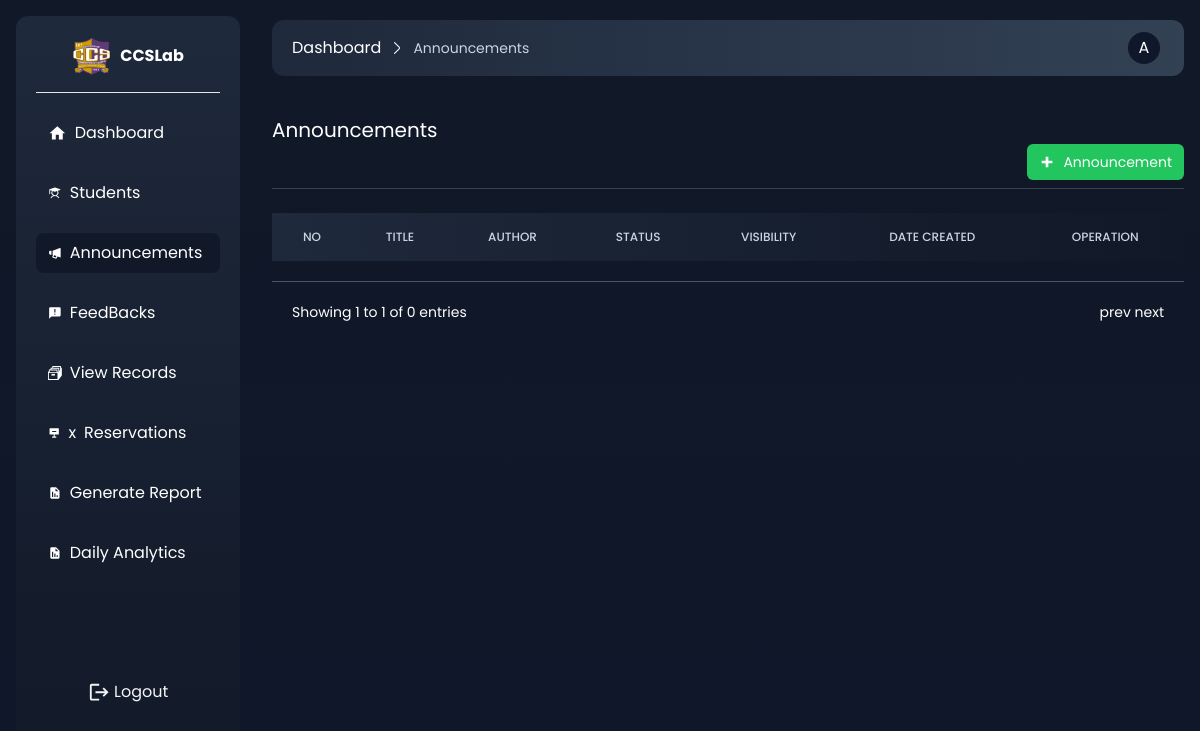
Before: /admin/announcement.php (signed in) with the older database file.
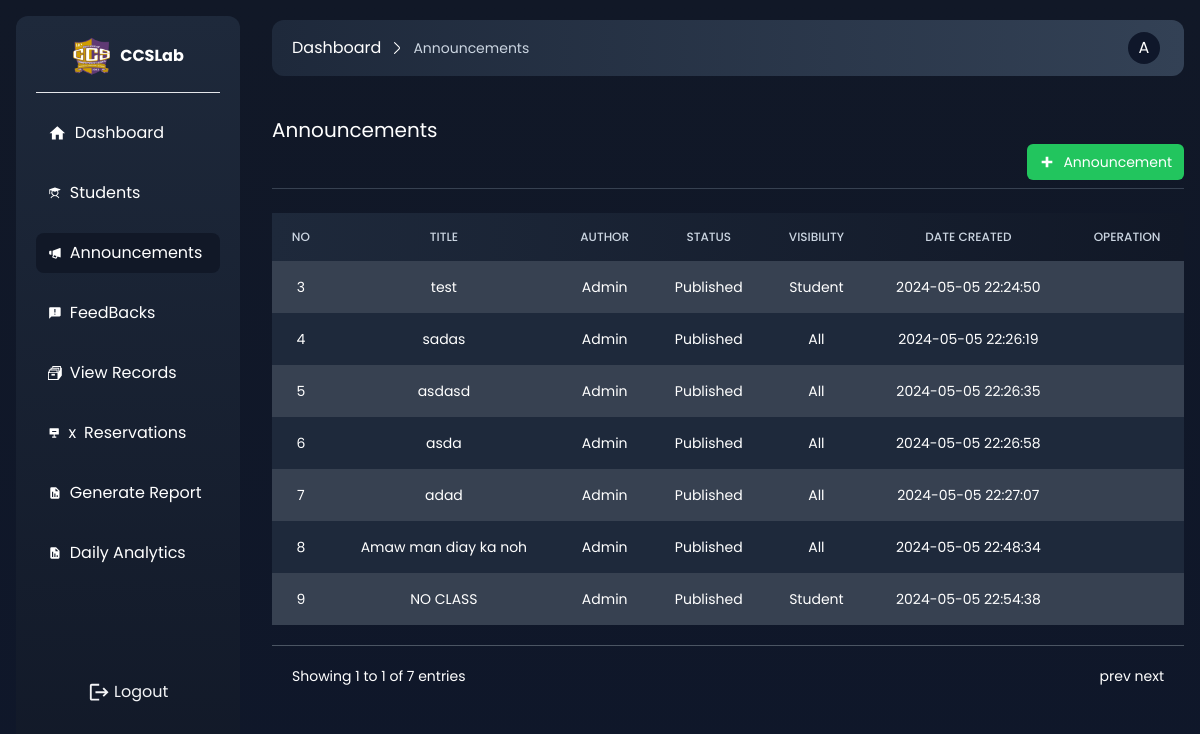
After: the same page with the newer database file.
### tables this page shows
CREATE TABLE `announcement` (
  `id` int(11) NOT NULL,
  `title` varchar(254) NOT NULL,
  `content` varchar(254) NOT NULL,
  `status` int(11) NOT NULL,
  `visibility` varchar(254) NOT NULL,
  `date_created` datetime NOT NULL DEFAULT current_timestamp(),
  `date_updated` datetime DEFAULT NULL
);

### admin/functions.php (called while the page is built, shortened)
<?php
function get_announcements($connect)
{
    $sentence = $connect->prepare("SELECT * FROM announcement");
    $sentence->execute();
    return $sentence->fetchAll(PDO::FETCH_ASSOC);
}

### admin/views/announcement.view.php (the view, shortened to what this page needs)
<div class="mt-10 flex flex-col relative gap-6">
    <div class="border-b pb-2 border-gray-700">
        <h1 class="text-xl"><?php echo $page_title;?></h1>
          <div class="flex justify-end">
            <div id="add"  class="cursor-pointer flex items-center  gap-2 bg-green-500 text-white px-3 p-2 rounded-md">
                <svg xmlns="http://www.w3.org/2000/svg" width="1em" height="1em" viewBox="0 0 24 24"><path fill="currentColor" d="M20 14h-6v6h-4v-6H4v-4h6V4h4v6h6z"></path></svg>
                <button  class="text-sm">Announcement</button>
            </div>
        </div>
    </div>
    <div class="overflow-x-auto">
            <table class="w-full text-sm text-left rtl:text-right text-gray-500 dark:text-gray-400 ">
                <thead class="text-xs bg-gradient-to-l to-slate-800 from-gray-900 uppercase ">
                    <tr>
                        <th class="border px-4 py-4 font-medium border-none text-slate-300 text-center font-bold">NO</th>
                        <th class="border px-4 py-4 font-medium border-none text-slate-300 text-center">TITLE</th>
                        <th class="border px-4 py-4 font-medium border-none text-slate-300 text-center">Author</th>
                        <th class="border px-4 py-4 font-medium border-none text-slate-300 text-center">Status</th>
                        <th class="border px-4 py-4 font-medium border-none text-slate-300 text-center">Visibility</th>
                        <th class="border px-4 py-4 font-medium border-none text-slate-300 text-center">Date Created</th>
                        <th class="border px-4 py-4 font-medium border-none text-slate-300 text-center">Operation</th>
                    </tr>
                </thead>
                <tbody id="tbody" class="relative">
                    <?php foreach($announcements as $announcement) : ?>
                    <tr class="odd:bg-gray-700 bg-slate-800">
                            <td class="border px-4 py-4 border-none text-center text-xs md:text-sm text-white"><?php echo $announcement['id'];?></td>
                            <td class="border px-4 py-4 border-none text-center text-xs md:text-sm text-white"><?php echo $announcement['title'];?></td>
                            <td class="border px-4 py-4 border-none text-center text-xs md:text-sm text-white">Admin</td>
                            <td class="border px-4 py-4 border-none text-center text-xs md:text-sm text-white"><?php echo ($announcement['status'] == 1 ? "Published" :"Draft")?></td>
                            <td class="border px-4 py-4 border-none text-center text-xs md:text-sm text-white"><?php echo $announcement['visibility'];?></td>
                            <td class="border px-4 py-4 border-none text-center text-xs md:text-sm text-white"><?php echo $announcement['date_created'];?></td>
                            <td class="border px-4 py-4 border-none text-center text-xs md:text-sm text-white"><?php echo $announcement['date_updated'];?></td>
                    </tr>
                    <?php endforeach; ?>
                </tbody>
            </table>
            <div class="p-5 flex justify-between text-sm mt-5 border-t border-gray-600">
                <div>
                    Showing 1 to 1 of <?php echo count($announcements); ?> entries
                </div>
                <div>
                    prev next
                </div>
            </div>
        </div>
</div>

Changed rows visible on the page:
added announcement: id "3", title "test", status "Published", visibility "Student", date_created "2024-05-05 22:24:50"
added announcement: id "4", title "sadas", status "Published", visibility "All", date_created "2024-05-05 22:26:19"
added announcement: id "5", title "asdasd", status "Published", visibility "All", date_created "2024-05-05 22:26:35"
added announcement: id "6", title "asda", status "Published", visibility "All", date_created "2024-05-05 22:26:58"
added announcement: id "7", title "adad", status "Published", visibility "All", date_created "2024-05-05 22:27:07"
added announcement: id "8", title "Amaw man diay ka noh", status "Published", visibility "All", date_created "2024-05-05 22:48:34"
added announcement: id "9", title "NO CLASS", status "Published", visibility "Student", date_created "2024-05-05 22:54:38"
Other visible differences:
count($announcements): "0" → "7"
